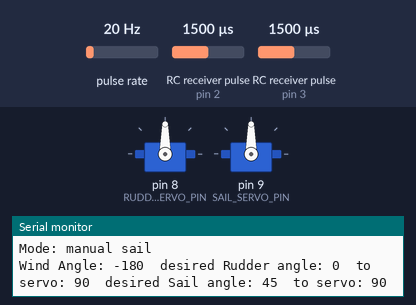
A sketch run on a simulated Arduino Uno, built with avr-gcc and run on an emulated ATmega328P. Parts: 2 × servo, the last lines printed to the serial monitor. Wiring (inferred from the names in the program): 2 × RC receiver channel: data pin 2 / data pin 3; pulse sensor: data pin 7. The inputs (shaded band) are chosen by the test bench; at power-on: RC receiver pulse (sensors on pin 3, pin 2) 1500 µs, pulse rate 20 Hz.

Above: at 1.28 s.
1.3 s: RC receiver pulse (sensor on pin 3) set to 1836 µs
At 1.45 s:
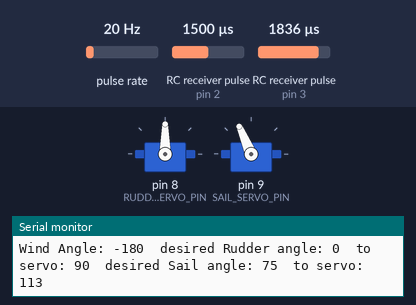
4.3 s: RC receiver pulse (sensor on pin 3) set to 1867 µs
At 4.7 s:
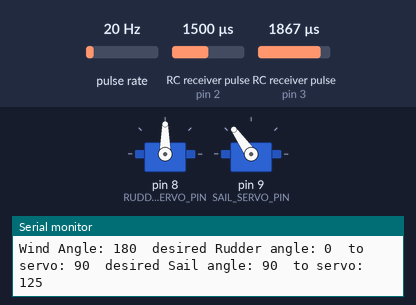
5.8 s: RC receiver pulse (sensor on pin 2) set to 1250 µs
At 7.0 s:
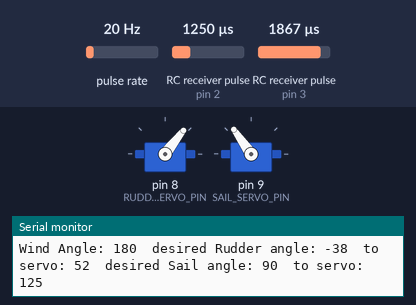
7.3 s: RC receiver pulse (sensor on pin 2) set to 1750 µs
At 8.1 s:
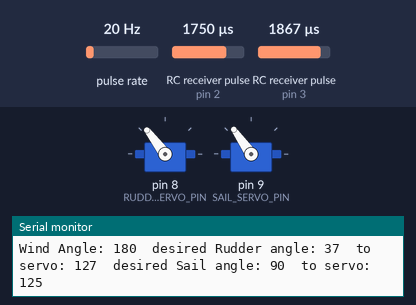
8.8 s: pulse rate (sensor on pin 7) set to 196 Hz
At 11.26 s:
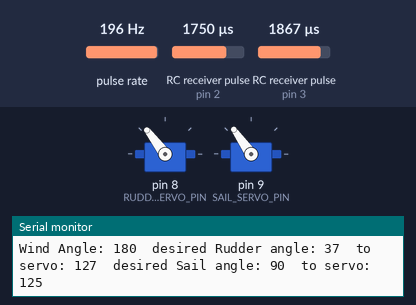
11.8 s: RC receiver pulse (sensor on pin 3) set to 1750 µs
At 13.1 s:
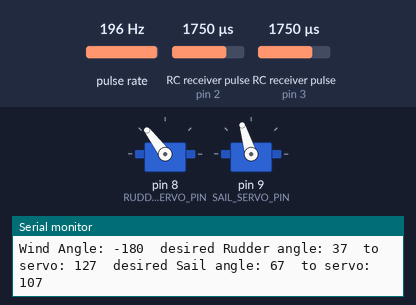
Timing chart, 0 to 14.5 s (numbered marks = the images above; inputs shaded):
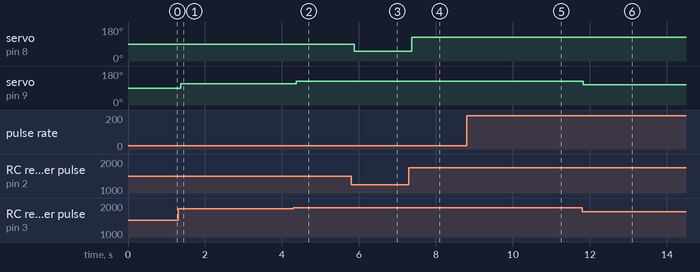

The sketch:

ManAutoSailSwitch.ino
```cpp
/* ManAutoSailSwitch - Sample code 1/19/2016
© 2014-2016 RoboSail
This program contains starter code for a boat to have automatic
sail control using information from the Wind Sensor.
For detailed information about getting input from the WindSensor,
input from the RC receiver, and sending output to the Servos,
see these programs: WindSensor and RCPassThroughSimple
The variable "autosail" sets the sail to automatic.
Program values are displayed to the Serial Monitor when the
variable "verbose" is set to true.  otherwise set verbose to false.
*/

#include <Servo.h>

boolean autoSail = true; // set to tru for automatic sail
boolean verbose = true;  //true calls function for values to be printed to monitor


//determine these values using the hardware test programs and fill in the appropriate values
int RUDDER_HIGH = 1900;   //nominal 2000
int RUDDER_LOW = 1100;    //nominal 1000
int SAIL_HIGH = 2000;    //nominal 2000
int SAIL_LOW = 1000;     //nominal 1000
int WIND_HIGH = 1023;    //nominal 1023

// Pin assignments
int WIND_PIN = 7;         // Wind sensor pin
int RUDDER_RC_PIN = 2;    //input pins from receiver
int SAIL_RC_PIN = 3;
int RUDDER_SERVO_PIN = 8; // Output pins to the servos
int SAIL_SERVO_PIN = 9;
//************************//create servo objects
Servo rudderServo;
Servo sailServo;
//************************// variables to hold input and output values
int rudderPulseWidth;
int rudderServoOut;
int sailPulseWidth;
int sailServoOut;
//************************//variables for WindSensor
int windAngle = 0;
int windPulseWidth = 0;
int rudderPosition = 0;
int sailPosition = 45;

/****************************** SETUP ******************/
void setup() {
  Serial.begin(115200);
  Serial.println("\nRoboSail BoatCode - ManAutoSailSwitch");  //write program name here
  // Set RC receiver and WindSensor on digital input pins
  pinMode(RUDDER_RC_PIN, INPUT);
  pinMode(SAIL_RC_PIN, INPUT);
  pinMode(WIND_PIN, INPUT);

  // attach the servos to the proper pins
  rudderServo.attach(RUDDER_SERVO_PIN);
  sailServo.attach(SAIL_SERVO_PIN);
}

void loop() {
//*********** Read in data from the RC receiver and sensors *********
  // Read the command pulse from the RC receiver
  rudderPulseWidth = pulseIn(RUDDER_RC_PIN, HIGH);
  sailPulseWidth = pulseIn(SAIL_RC_PIN, HIGH);
  // Calculate the servo position in degrees.
  sailPosition = map(sailPulseWidth, SAIL_LOW, SAIL_HIGH, 0, 90);
  rudderPosition = map(rudderPulseWidth, RUDDER_LOW, RUDDER_HIGH, -60, 60);

  // Read values from the WindSensor
  windPulseWidth = pulseIn(WIND_PIN, HIGH);
  // Convert the wind angle to degrees from PWM.  Range -180 to +180
  windAngle = map(windPulseWidth, 0, WIND_HIGH, 180, -180);
  windAngle = constrain(windAngle, -180, 180);  // gets rid of noisy readings

//**************** your code here ******************
// calculate your values for rudderPosition and sailPosition in degrees
// and set those variables to the new values.
// If you do not set the values, it will use the values from the Transmitter
// For example, to make the rudder follow the wind angle you would have:
// rudderPosition = windAngle;

//  Automatic sail switch
if (sailPulseWidth > 1850){autoSail=true;}
else {autoSail=false;}

if (autoSail)
  {
  windAngle = abs(windAngle);           // sail position can only be positive
  if (windAngle < 45) sailPosition = 0;
  if ((windAngle >= 45) && (windAngle < 135)) sailPosition = windAngle - 45;
  if (windAngle >= 135) sailPosition = 90;
  // sailPosition = (180-abs(windAngle))/2;  // a different algorithm for automatic sail
  }

// if autoSail = false sailPosition will be set by RC transmitter signal
//  rudderPosition will always be set by RC transmitter signal


/********************* send commands to motors *************************/
  driveSailServo(sailPosition);
  driveRudderServo(rudderPosition);

  if (verbose) {printToMonitor();}
} //end of loop()

/************Functions to drive Sail and Rudder servos ******************/
 // This code takes in the desired postions for the servos in degrees (as
 // defined in RoboSail) then calculates appropriate values for the servo commands,
 // making sure not to send the servos to impossible positions, which could
 // damage the servo motors.
 // The Rudder servo motor ranges from 0 to 180 with 90 deg in the center
 // The Sailwinch servo is at ~55 deg when full-in, which we think of as 0 deg,
 // and ~125 deg when full out, which we think of as 90 deg

void driveSailServo(int sailPos)
{
  if ((sailPos >= 0) && (sailPos <= 90))  // the command in degrees is valid
  {
    sailServoOut = map(sailPos, 0, 90, 55, 125);
    sailServo.write(sailServoOut);
  }
  else
  {
    Serial.print("ERROR - sail position out of range: ");
    Serial.println(sailPos);
    }
}

void driveRudderServo(int rudderPos)
{
  if ((rudderPos >= -60) && (rudderPos <= 60))
  {
    rudderServoOut = map(rudderPos, -90, 90, 0, 180);
    rudderServo.write(rudderServoOut);
  }
  else
    {
    Serial.print("ERROR - rudder position out of range: ");
    Serial.println(rudderPos);
    }
}

// Function to Print out all values for debug.
void printToMonitor()
{
   Serial.print("Mode: ");
  if (autoSail) Serial.println("automatic sail");
  else Serial.println("manual sail");
  Serial.print("Wind Angle: ");
  Serial.print(windAngle);

//  Serial.print("  Rudder, RC: ");
//  Serial.print(rudderPulseWidth);
   Serial.print("  desired Rudder angle: ");
  Serial.print(rudderPosition);
  Serial.print("  to servo: ");
  Serial.print(rudderServoOut);

//  Serial.print("     Sail, RC: ");
//  Serial.print(sailPulseWidth);
  Serial.print("  desired Sail angle: ");
  Serial.print(sailPosition);
  Serial.print("  to servo: ");
  Serial.print(sailServoOut);

  Serial.print("\n"); // Print a new line
}
```

Measured:
- the behaviour switches between 1849 and 1850 µs on RC receiver pulse (sensor on pin 3) (found by bisection; images 1 and 2)
- after the input at 1.3 s, servo on pin 9 (SAIL_SERVO_PIN): 90° → 113° after 0.08 s
- after the input at 4.3 s, servo on pin 8 (RUDDER_SERVO_PIN): goes on until 4.4 s, then stays 90°; servo on pin 9 (SAIL_SERVO_PIN): 113° → 125° after 0.08 s
- after the input at 5.8 s, servo on pin 8 (RUDDER_SERVO_PIN): 90° → 52° after 0.08 s
- after the input at 7.3 s, servo on pin 8 (RUDDER_SERVO_PIN): 52° → 127° after 0.08 s
- after the input at 8.8 s, servo on pin 8 (RUDDER_SERVO_PIN): alternates 127° for 0.50 s and 126° for 0.02 s, starting after 2.2 s
- after the input at 11.8 s, servo on pin 8 (RUDDER_SERVO_PIN): goes on until 12.1 s, then stays 127°; servo on pin 9 (SAIL_SERVO_PIN): 125° → 107° at once
